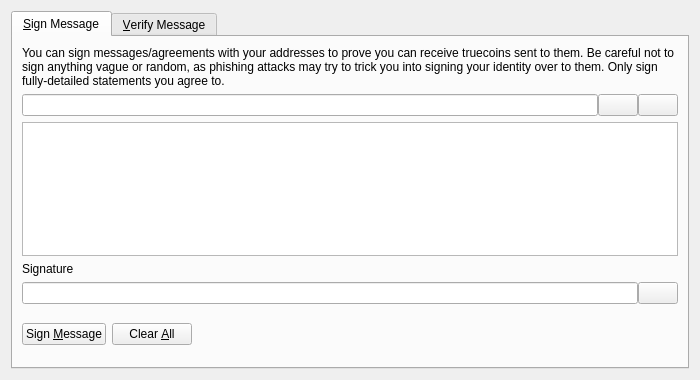
<?xml version="1.0" encoding="UTF-8"?>
<ui version="4.0">
 <class>SignVerifyMessageDialog</class>
 <widget class="QDialog" name="SignVerifyMessageDialog">
  <property name="geometry">
   <rect>
    <x>0</x>
    <y>0</y>
    <width>700</width>
    <height>380</height>
   </rect>
  </property>
  <property name="windowTitle">
   <string>Signatures - Sign / Verify a Message</string>
  </property>
  <property name="modal">
   <bool>true</bool>
  </property>
  <layout class="QVBoxLayout" name="verticalLayout">
   <item>
    <widget class="QTabWidget" name="tabWidget">
     <property name="currentIndex">
      <number>0</number>
     </property>
     <widget class="QWidget" name="tabSignMessage">
      <attribute name="title">
       <string>&amp;Sign Message</string>
      </attribute>
      <layout class="QVBoxLayout" name="verticalLayout_SM">
       <item>
        <widget class="QLabel" name="infoLabel_SM">
         <property name="text">
          <string>You can sign messages/agreements with your addresses to prove you can receive truecoins sent to them. Be careful not to sign anything vague or random, as phishing attacks may try to trick you into signing your identity over to them. Only sign fully-detailed statements you agree to.</string>
         </property>
         <property name="textFormat">
          <enum>Qt::PlainText</enum>
         </property>
         <property name="wordWrap">
          <bool>true</bool>
         </property>
        </widget>
       </item>
       <item>
        <layout class="QHBoxLayout" name="horizontalLayout_1_SM">
         <property name="spacing">
          <number>0</number>
         </property>
         <item>
          <widget class="QValidatedLineEdit" name="addressIn_SM">
           <property name="toolTip">
            <string>The Truecoin address to sign the message with</string>
           </property>
          </widget>
         </item>
         <item>
          <widget class="QPushButton" name="addressBookButton_SM">
           <property name="toolTip">
            <string>Choose previously used address</string>
           </property>
           <property name="text">
            <string/>
           </property>
           <property name="icon">
            <iconset resource="../bitcoin.qrc">
             <normaloff>:/icons/address-book</normaloff>:/icons/address-book</iconset>
           </property>
           <property name="shortcut">
            <string>Alt+A</string>
           </property>
           <property name="autoDefault">
            <bool>false</bool>
           </property>
          </widget>
         </item>
         <item>
          <widget class="QPushButton" name="pasteButton_SM">
           <property name="toolTip">
            <string>Paste address from clipboard</string>
           </property>
           <property name="text">
            <string/>
           </property>
           <property name="icon">
            <iconset resource="../bitcoin.qrc">
             <normaloff>:/icons/editpaste</normaloff>:/icons/editpaste</iconset>
           </property>
           <property name="shortcut">
            <string>Alt+P</string>
           </property>
           <property name="autoDefault">
            <bool>false</bool>
           </property>
          </widget>
         </item>
        </layout>
       </item>
       <item>
        <widget class="QPlainTextEdit" name="messageIn_SM">
         <property name="toolTip">
          <string>Enter the message you want to sign here</string>
         </property>
        </widget>
       </item>
       <item>
        <widget class="QLabel" name="signatureLabel_SM">
         <property name="text">
          <string>Signature</string>
         </property>
         <property name="textFormat">
          <enum>Qt::PlainText</enum>
         </property>
        </widget>
       </item>
       <item>
        <layout class="QHBoxLayout" name="horizontalLayout_2_SM">
         <property name="spacing">
          <number>0</number>
         </property>
         <item>
          <widget class="QLineEdit" name="signatureOut_SM">
           <property name="font">
            <font>
             <italic>true</italic>
            </font>
           </property>
           <property name="readOnly">
            <bool>true</bool>
           </property>
          </widget>
         </item>
         <item>
          <widget class="QPushButton" name="copySignatureButton_SM">
           <property name="toolTip">
            <string>Copy the current signature to the system clipboard</string>
           </property>
           <property name="text">
            <string/>
           </property>
           <property name="icon">
            <iconset resource="../bitcoin.qrc">
             <normaloff>:/icons/editcopy</normaloff>:/icons/editcopy</iconset>
           </property>
           <property name="autoDefault">
            <bool>false</bool>
           </property>
          </widget>
         </item>
        </layout>
       </item>
       <item>
        <layout class="QHBoxLayout" name="horizontalLayout_3_SM">
         <item>
          <widget class="QPushButton" name="signMessageButton_SM">
           <property name="toolTip">
            <string>Sign the message to prove you own this Truecoin address</string>
           </property>
           <property name="text">
            <string>Sign &amp;Message</string>
           </property>
           <property name="icon">
            <iconset resource="../bitcoin.qrc">
             <normaloff>:/icons/edit</normaloff>:/icons/edit</iconset>
           </property>
           <property name="autoDefault">
            <bool>false</bool>
           </property>
          </widget>
         </item>
         <item>
          <widget class="QPushButton" name="clearButton_SM">
           <property name="toolTip">
            <string>Reset all sign message fields</string>
           </property>
           <property name="text">
            <string>Clear &amp;All</string>
           </property>
           <property name="icon">
            <iconset resource="../bitcoin.qrc">
             <normaloff>:/icons/remove</normaloff>:/icons/remove</iconset>
           </property>
           <property name="autoDefault">
            <bool>false</bool>
           </property>
          </widget>
         </item>
         <item>
          <spacer name="horizontalSpacer_1_SM">
           <property name="orientation">
            <enum>Qt::Horizontal</enum>
           </property>
           <property name="sizeHint" stdset="0">
            <size>
             <width>40</width>
             <height>48</height>
            </size>
           </property>
          </spacer>
         </item>
         <item>
          <widget class="QLabel" name="statusLabel_SM">
           <property name="font">
            <font>
             <weight>75</weight>
             <bold>true</bold>
            </font>
           </property>
           <property name="text">
            <string/>
           </property>
           <property name="wordWrap">
            <bool>true</bool>
           </property>
          </widget>
         </item>
         <item>
          <spacer name="horizontalSpacer_2_SM">
           <property name="orientation">
            <enum>Qt::Horizontal</enum>
           </property>
           <property name="sizeHint" stdset="0">
            <size>
             <width>40</width>
             <height>48</height>
            </size>
           </property>
          </spacer>
         </item>
        </layout>
       </item>
      </layout>
     </widget>
     <widget class="QWidget" name="tabVerifyMessage">
      <attribute name="title">
       <string>&amp;Verify Message</string>
      </attribute>
      <layout class="QVBoxLayout" name="verticalLayout_VM">
       <item>
        <widget class="QLabel" name="infoLabel_VM">
         <property name="text">
          <string>Enter the receiver's address, message (ensure you copy line breaks, spaces, tabs, etc. exactly) and signature below to verify the message. Be careful not to read more into the signature than what is in the signed message itself, to avoid being tricked by a man-in-the-middle attack. Note that this only proves the signing party receives with the address, it cannot prove sendership of any transaction!</string>
         </property>
         <property name="textFormat">
          <enum>Qt::PlainText</enum>
         </property>
         <property name="alignment">
          <set>Qt::AlignLeading|Qt::AlignLeft|Qt::AlignTop</set>
         </property>
         <property name="wordWrap">
          <bool>true</bool>
         </property>
        </widget>
       </item>
       <item>
        <layout class="QHBoxLayout" name="horizontalLayout_1_VM">
         <property name="spacing">
          <number>0</number>
         </property>
         <item>
          <widget class="QValidatedLineEdit" name="addressIn_VM">
           <property name="toolTip">
            <string>The Truecoin address the message was signed with</string>
           </property>
          </widget>
         </item>
         <item>
          <widget class="QPushButton" name="addressBookButton_VM">
           <property name="toolTip">
            <string>Choose previously used address</string>
           </property>
           <property name="text">
            <string/>
           </property>
           <property name="icon">
            <iconset resource="../bitcoin.qrc">
             <normaloff>:/icons/address-book</normaloff>:/icons/address-book</iconset>
           </property>
           <property name="shortcut">
            <string>Alt+A</string>
           </property>
           <property name="autoDefault">
            <bool>false</bool>
           </property>
          </widget>
         </item>
        </layout>
       </item>
       <item>
        <widget class="QPlainTextEdit" name="messageIn_VM"/>
       </item>
       <item>
        <widget class="QValidatedLineEdit" name="signatureIn_VM"/>
       </item>
       <item>
        <layout class="QHBoxLayout" name="horizontalLayout_2_VM">
         <item>
          <widget class="QPushButton" name="verifyMessageButton_VM">
           <property name="toolTip">
            <string>Verify the message to ensure it was signed with the specified Truecoin address</string>
           </property>
           <property name="text">
            <string>Verify &amp;Message</string>
           </property>
           <property name="icon">
            <iconset resource="../bitcoin.qrc">
             <normaloff>:/icons/transaction_0</normaloff>:/icons/transaction_0</iconset>
           </property>
           <property name="autoDefault">
            <bool>false</bool>
           </property>
          </widget>
         </item>
         <item>
          <widget class="QPushButton" name="clearButton_VM">
           <property name="toolTip">
            <string>Reset all verify message fields</string>
           </property>
           <property name="text">
            <string>Clear &amp;All</string>
           </property>
           <property name="icon">
            <iconset resource="../bitcoin.qrc">
             <normaloff>:/icons/remove</normaloff>:/icons/remove</iconset>
           </property>
           <property name="autoDefault">
            <bool>false</bool>
           </property>
          </widget>
         </item>
         <item>
          <spacer name="horizontalSpacer_1_VM">
           <property name="orientation">
            <enum>Qt::Horizontal</enum>
           </property>
           <property name="sizeHint" stdset="0">
            <size>
             <width>40</width>
             <height>48</height>
            </size>
           </property>
          </spacer>
         </item>
         <item>
          <widget class="QLabel" name="statusLabel_VM">
           <property name="font">
            <font>
             <weight>75</weight>
             <bold>true</bold>
            </font>
           </property>
           <property name="text">
            <string/>
           </property>
           <property name="wordWrap">
            <bool>true</bool>
           </property>
          </widget>
         </item>
         <item>
          <spacer name="horizontalSpacer_2_VM">
           <property name="orientation">
            <enum>Qt::Horizontal</enum>
           </property>
           <property name="sizeHint" stdset="0">
            <size>
             <width>40</width>
             <height>48</height>
            </size>
           </property>
          </spacer>
         </item>
        </layout>
       </item>
      </layout>
     </widget>
    </widget>
   </item>
  </layout>
 </widget>
 <customwidgets>
  <customwidget>
   <class>QValidatedLineEdit</class>
   <extends>QLineEdit</extends>
   <header>qt/qvalidatedlineedit.h</header>
  </customwidget>
 </customwidgets>
 <resources>
  <include location="../bitcoin.qrc"/>
 </resources>
 <connections/>
</ui>
